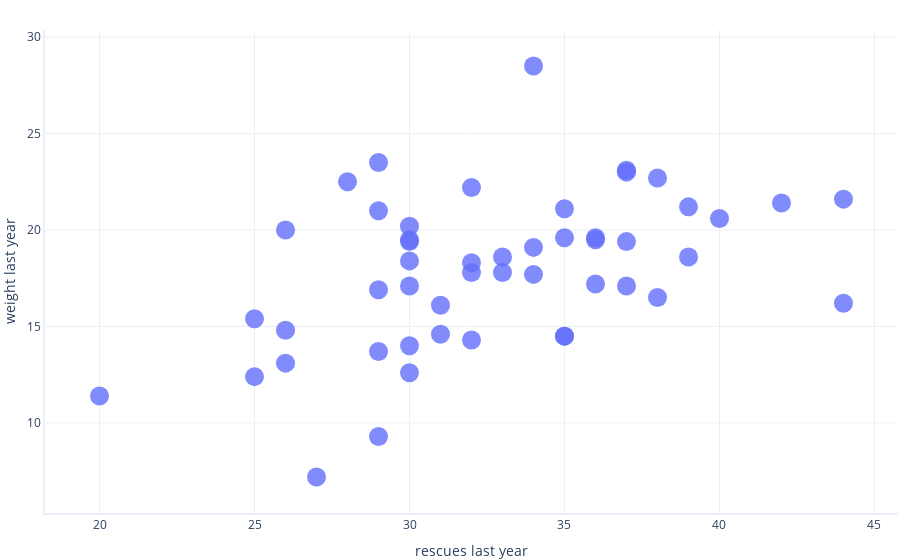

Here is the notebook cell this chart was saved with:
### Code cell
# Obtain the label and feature from the original data
dataset = data[['rescues_last_year','weight_last_year']]

# Print the number of observations
print("No. observations:", dataset.shape[0])

# Graph the distribution of variables for the unsplit dataset
graphing.scatter_2D(dataset, 'rescues_last_year', 'weight_last_year')

### Figure 1 — Plotly figure (JSON) as saved in the notebook; plotly's stock layout.template omitted (floating-point values rounded to 4 significant figures)
{"data": [{"hovertemplate": "rescues last year=%{x}<br>weight last year=%{y}<extra></extra>", "legendgroup": "", "marker": {"color": "#636efa", "size": 19, "symbol": "circle"}, "mode": "markers", "name": "", "orientation": "v", "showlegend": false, "type": "scatter", "x": [35, 30, 34, 29, 30, 25, 26, 37, 32, 30, 35, 32, 33, 36, 32, 36, 38, 35, 33, 34, 37, 35, 34, 40, 20, 32, 31, 38, 31, 36, 44, 28, 39, 30, 44, 42, 39, 30, 26, 29, 27, 37, 30, 26, 25, 29, 29, 30, 29, 37], "xaxis": "x", "y": [14.5, 14, 17.7, 13.7, 18.4, 12.4, 13.1, 17.1, 14.3, 20.2, 14.5, 17.8, 18.6, 19.5, 18.3, 19.6, 22.7, 19.6, 17.8, 19.1, 23.1, 21.1, 28.5, 20.6, 11.4, 22.2, 14.6, 16.5, 16.1, 17.2, 21.6, 22.5, 21.2, 19.4, 16.2, 21.4, 18.6, 12.6, 14.8, 9.3, 7.2, 19.4, 19.5, 20, 15.4, 16.9, 21, 17.1, 23.5, 23], "yaxis": "y"}], "layout": {"legend": {"tracegroupgap": 0}, "xaxis": {"anchor": "y", "domain": [0, 1], "title": {"text": "rescues last year"}}, "yaxis": {"anchor": "x", "domain": [0, 1], "title": {"text": "weight last year"}}}}
